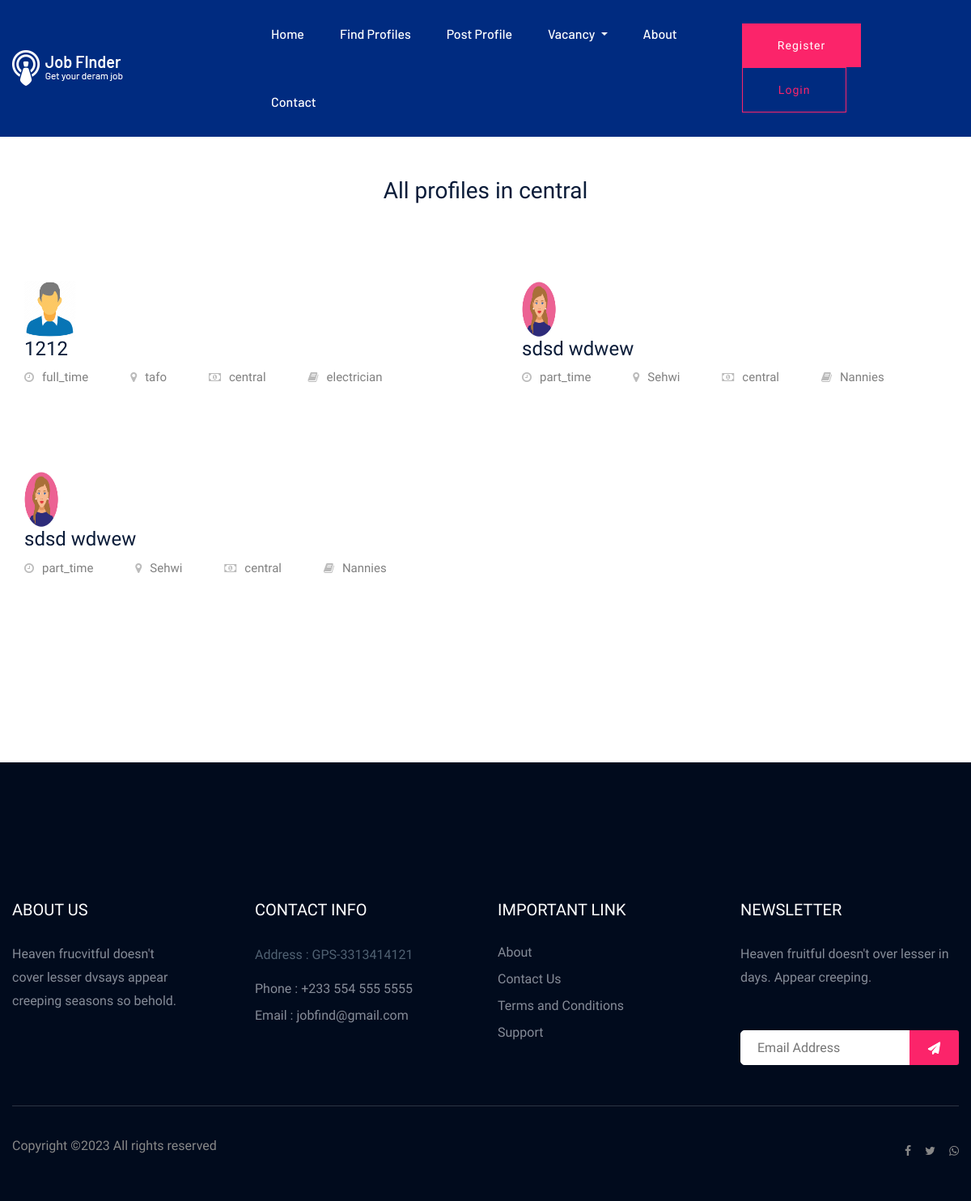
The app's page /region/central/ with its own data.
### app/models.py (models this page shows, shortened)
class PostProfile(models.Model):
    name = models.CharField(max_length=200)
    title = models.CharField(max_length=200)
    location = models.CharField(max_length=100)
    category = models.ForeignKey(Category, on_delete=models.CASCADE)
    REGIONS_CHOICES = [
    ('ashanti', 'Ashanti Region'),
    ('brong', 'Brong Region'),
    ('central', 'Central Region '),
    ('eastern', 'Eastern Region '),
    ('greater_accra', 'Greater Accra Region'),
    ('northern', 'Northern Region '),
    ('savannah', 'Savannah Region '),
    ('north_east', 'North-East Region '),
    ('upper_east', 'Upper East Region '),
    ('bono_east', 'Bono East Region '),
    ('ahafo', 'Ahafo Region '),
    ('oti', 'Oti Region '),
    ('volta', 'Volta Region'),
    ('western', 'Western Region'),
    ('western_north', 'Western North Region'),
    ('upper_west', 'Upper West Region '),
]
    GENDER = [
        ('Male', 'Male'),
        ('Female', 'Female'),
        ('Other', 'Other'),
    ]
    EDU_LEVEL = [
        ('JHS', 'JHS'),
        ('SHS', 'SHS'),
        ('Tertiary', 'Tertiary'),
        ('None', 'None'),
        ('Other', 'Other'),
    ]
    AVAILABILITY_CHOICES = [
        ('full_time', 'Full Time'),
        ('part_time', 'Part Time'),
    ]
    availability_type = models.CharField(max_length=20, choices=AVAILABILITY_CHOICES)
    age = models.IntegerField()
    sex = models.CharField(max_length=20, choices=GENDER)
    region = models.CharField(max_length=20, choices=REGIONS_CHOICES)
    charges = models.DecimalField(max_digits=10, decimal_places=2, null=True, blank=True)
    education_level = models.CharField(max_length=20, choices=EDU_LEVEL)
    phone_number = models.CharField(max_length=20, null=True, blank=True)
    email = models.EmailField(null=True, blank=True)
    sample_works = models.ImageField(upload_to='sample_works/', null=True, blank=True)
    description = models.TextField()
    skills_abilities = models.TextField()
    date_posted = models.DateField(auto_created=True,default=timezone.now)
    is_approved = models.BooleanField(default=False)

class Category(models.Model):
    name = models.CharField(max_length=100)
    def __str__(self):
        return self.name

### app/views.py (the view)
# urls.py: path('region/<str:region_name>/', views.posts_by_region, name='posts_by_region'),
def posts_by_region(request, region_name):
    posts = PostProfile.objects.filter(region=region_name)
    context = {
        'posts': posts,
        'region_name': region_name,
    }
    return render(request, 'posts_by_region.html', context)

### app/templates/posts_by_region.html (shortened to what this page needs)
{% extends 'base.html' %}
{% block content %}
{% load static %}
<div class="container" style="padding:50px 0px 160px 0px">
    <h3 style="text-align:center; padding-bottom: 50px">All profiles in {{ region_name }}</h3>
    <div class="row">
        {% if posts %}
            {% for profile in posts %}
            <div class="col-xl-6">
                <a style="color:red" href="{% url 'job_details' profile.pk %}">   <div class="featured-profiles-wrapper">
                       <div class="single-job-items mb-30" style="background-color: white">
                           <div class="job-items">
                                   <div class="company-img">
                                       {% if profile.sex == 'Male' %}
                                      <img style="height: 70px; width: 63px" src="{% static 'img/man.png' %}">
                                       {% elif profile.sex == 'Female' %}
                                     <img style="height: 70px; width: 42px" src="{% static 'img/woman.jpg' %}">
                                       {% endif %}
                                   </div>
                               <div class="job-tittle">
                                   <h4>{{ profile.title }}</h4>
                                   <ul>
                                       <li><i class="fa fa-clock"></i>{{ profile.availability_type }}</li>
                                       <li><i class="fa fa-map-marker"></i>{{ profile.location }}</li>
                                       <li><i class="fa fa-money"></i>{{ profile.region }}</li>
                                       <li><i class="fa fa-book"></i>{{ profile.category }}</li>
                                   </ul>
                               </div>
                           </div>
                       </div>
                   </div>
                                     </a>
               </div>
            {% endfor %}
        {% else %}
            <h5 style="text-align:center">No posts available for this region.</h5>
        {% endif %}
    </div>
</div>
{% endblock %}

### records on screen
PostProfile: title "1212", availability_type "full_time", location "tafo", region "central", category "electrician"
PostProfile: title "sdsd wdwew", availability_type "part_time", location "Sehwi", region "central", category "Nannies"
PostProfile: title "sdsd wdwew", availability_type "part_time", location "Sehwi", region "central", category "Nannies"

### other values on screen
{{ region_name }} "central"
